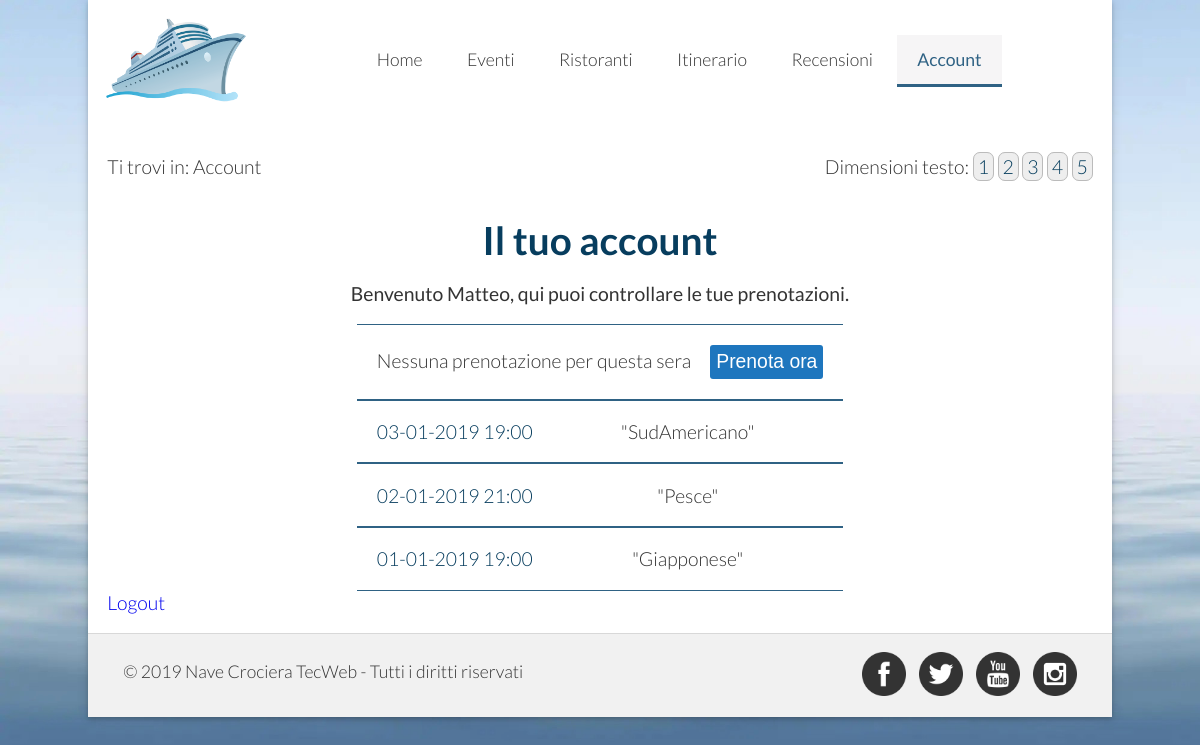
Page /account.php (signed in) on the committed database.
### tables this page shows
CREATE TABLE Prenotazioni (
	Utente INT,
	Ristorante INT,
	Data DATE,
	Turno ENUM('primo','secondo'),
	PRIMARY KEY (Utente,Ristorante,Data),
	FOREIGN KEY (Utente) REFERENCES Utenti(Id),
	FOREIGN KEY (Ristorante) REFERENCES Ristoranti(Id)
);

CREATE TABLE Ristoranti (
	Id INT PRIMARY KEY NOT NULL AUTO_INCREMENT,
	Nome VARCHAR(20) UNIQUE NOT NULL
);

### dbaccess.php (called while the page is built, shortened)
<?php
class DBAccess {
	public $connection;
	public function openDBConnection()
	{
		$this->connection = mysqli_connect(static::HOST_DB,static::USERNAME,static::PASSWORD,static::DATABASE_NAME);
		return ($this->connection);
	}
	public function getPrenotazioni($email) {
		if($this->connection)
		{
			$email = mysqli_real_escape_string($this->connection,$email);
			$query = "SELECT R.Nome AS Ristorante, P.Data AS Data, P.Turno AS Turno
			FROM Prenotazioni P,Utenti C,Ristoranti R
			WHERE P.Utente = C.Id AND P.Ristorante = R.Id AND C.Email = '$email'
			ORDER BY P.Data DESC";
			$result = mysqli_query($this->connection,$query);
			return $result;
		}
		else
			return false;
	}
}
?>

### account.php (the view, shortened to what this page needs)
<?php
require_once __DIR__ . DIRECTORY_SEPARATOR . "dbaccess.php";
$page_title="Il tuo <span xml:lang=\"en\">account";
if(!isset($_SESSION['email']))
{
  header('Location: login.php');
  die;
}
else
{
  $htmlPrenotazioni = array();
  $nome = $_SESSION["nome"];
  $email = $_SESSION["email"];
  $dbAccess = new DBAccess();
	$dbOpen = $dbAccess->openDBConnection();
  if($dbOpen)
  {
    $prenotazioni = $dbAccess->getPrenotazioni($email);
    $stampa = false;
    if(mysqli_num_rows($prenotazioni)>0)
    {
      $orarioLimite = "13:00:00";
      $row = mysqli_fetch_assoc($prenotazioni);
      if($row["Data"]!=date("Y-m-d")) {
        $htmlPrenotazioni[0] = '<div class="prenotazione">
                                   <p>Nessuna prenotazione per questa sera</p>';
        if(time()<=strtotime($orarioLimite)) {
        $htmlPrenotazioni[0] = $htmlPrenotazioni[0].'<form action = "ristoranti.php#breadcrumb">
                                     <div><input type="submit" name="submit" value="Prenota ora"/></div>
                                   </form>';
         }
         $htmlPrenotazioni[0] = $htmlPrenotazioni[0].'</div>';
         $stampa = true;
       }
       $i=1;
       do {
         if($stampa) {
         $ora = ($row["Turno"] == "primo") ? "19:00" : "21:00";
         $originalDate = $row["Data"];
         $newDate = date("d-m-Y", strtotime($originalDate));
         $htmlPrenotazioni[$i] = '<div class="prenotazione">
                                    <p class="dataP">'.$newDate.' '.$ora.'</p>
                                    <p>"'.$row["Ristorante"].'"</p>
                                  </div>';
         $i++;
         }
         else {
           $stampa = true;
         }
      } while($row = mysqli_fetch_assoc($prenotazioni));
    }
  }
  else
  {
      $page_title="Servizio non disponibile, ci scusiamo del disagio.";
  }
}
?>
<!DOCTYPE html PUBLIC "-//W3C//DTD XHTML 1.0 Strict//EN" "http://www.w3.org/TR/xhtml1/DTD/xhtml1-strict.dtd">
<html xmlns="http://www.w3.org/1999/xhtml" xml:lang="it" lang="it">
<head>
   <link type="text/css" rel="stylesheet" href="css/style.css" media="screen" />
   <link type="text/css" rel="stylesheet" href="css/max-768px.css" media="screen and (max-width:768px)" />
   <link type="text/css" rel="stylesheet" href="css/max-480px.css" media="handheld, screen and (max-width:480px), only screen and (max-device-width:480px)" />
   <link type="text/css" rel="stylesheet" href="css/stampa.css" media="print" />
</head>
<body>
   <div id="header">
      <img id="img_logo" src="img/ship.png" alt="Logo del sito" />
      <div id="nav">
         <div id="menu-content">
            <ul>
               <li><a href="home.php"><span xml:lang="en">Home</span></a></li>
               <li><a href="eventi.php">Eventi</a></li>
               <li><a href="ristoranti.php">Ristoranti</a></li>
               <li><a href="itinerario.php">Itinerario</a></li>
               <li><a href="recensioni.php">Recensioni</a></li>
               <li class="current_page"><span xml:lang="en">Account</span></li>
            </ul>
         </div>
      </div>
   </div>
   <div id="main">
     <div id="fixBanner">
       <p id="breadcrumb">Ti trovi in: <span xml:lang="en">Account</span></p>
      <div id="resize" class="clearfix">Dimensioni testo:
        <div>
          <a href="javascript: setFontSize(1)">1</a>
          <a href="javascript: setFontSize(2)">2</a>
          <a href="javascript: setFontSize(3)">3</a>
          <a href="javascript: setFontSize(4)">4</a>
          <a href="javascript: setFontSize(5)">5</a>
        </div>
      </div>
    </div>
     <div id="container_form">
         <h1 id="title"><?php echo $page_title?></span></h1>
         <?php
            echo "<h2>Benvenuto $nome, qui puoi controllare le tue prenotazioni.";
            echo "</h2>";
         ?>
        <div class="prenotazioni">
          <?php
            foreach ($htmlPrenotazioni as $p) {
              echo $p;
            }
          ?>
        </div>
        <p id="logout"><a href="logout.php"><span xml:lang="en">Logout</span></a></p>
     </div>
   </div>
   <div id="footer">
      <p>© 2019 Nave Crociera <span xml:lang="en">TecWeb</span> - Tutti i diritti riservati</p>
      <div>
         <a href="https://www.facebook.com/CostaCrociere"><img class="social" src="img/fb.png" xml:lang = "en" alt="Facebook"/></a>
         <a href="https://twitter.com/costacrociere"><img class="social" src="img/tw.png" xml:lang = "en" alt="Twitter"/></a>
         <a href="https://www.youtube.com/costacrociere"><img class="social" src="img/yt.png" xml:lang = "en" alt="YouTube"/></a>
         <a href="https://www.instagram.com/costacruisesofficial/"><img class="social" src="img/ig.png" xml:lang = "en" alt="Instagram"/></a>
      </div>
   </div>
  </body>
</html>

### css/style.css (style rules this page uses)
* { margin: 0; padding: 0; font-size: 1.0em; }
body { font-family: 'Lato', sans-serif; font-weight: 300; font-size: 110%; color: #333333; max-width: 1024px; margin: auto; background: #4c7398 url(../img/bg.jpg) no-repeat center top; background-size: 100% auto; box-shadow: 0 2px 4px 0 rgba(0,0,0,0.16), 0 2px 10px 0 rgba(0,0,0,0.12); }
#header, #main, #footer { display: block; background-color: white; }
a { text-decoration: none; }
#header { position: fixed; width: 100%; padding: 1em 0; max-width: 1024px; transition: 0.4s; z-index: 3; }
#img_logo { float: left; padding-left: 1em; width: 8em; transition: 0.4s; }
#nav { text-align: center; padding-top: 1em; }
#nav ul li { display: inline-block; padding: 0.8em 2% 0.8em 2%; }
#nav a { color: inherit; text-decoration: none; }
#nav li:hover, .current_page { border-bottom: 3px solid #2F6284; background-color: #f6f5f6; color: #2F6284; }
#nav .current_page { font-weight: 400; }
#main { padding: 1em; overflow: hidden; }
.clearfix::after { content: ""; clear: both; display: table; }
#container_form > h2 { text-align: center; font-weight: 400; padding: 1em; }
input, textarea, .rating { margin-top: 0.4em; margin-bottom: 0.7em; }
input[type=submit] { width: 100%; box-sizing: border-box; margin-top: 1.5em; background-color: #1E76BE; border: none; border-radius: 3px; color: #fff; cursor: pointer; padding: 0.7em; -webkit-appearance: none; }
#fixBanner { padding-top: 7em; padding-bottom: 1em; }
#title, #subtitle { text-align: center; font-size: 2em; }
#title { color: #073D5E; }
#breadcrumb { float: left; padding-bottom: 1em; }
#resize { visibility: hidden; text-align: right; }
#resize div { display: inline; }
#resize a { font-weight: 300; color: #053D5D; background-color: #eee; padding: 0.1em 0.2em 0.1em 0.2em; border: 1px solid #bbb; border-radius: 7px; }
.prenotazioni { display: table; margin: auto; }
.prenotazione { margin: auto; text-align: center; border-top: 1px solid #2F6284; border-bottom: 1px solid #2F6284; padding: 1em; }
.prenotazione p { display:inline-block; }
.prenotazione form { display:inline-block; }
.prenotazione input { margin: auto; width: auto; height: auto; padding: 0.3em; margin-left: 1em; }
.dataP { color: #073D5E; float: left; padding-right: 1em; }
#footer { border-top: 1px solid #d8d8d8; background-color: #f1f1f1; padding: 1em 2em; text-align: center; }
#footer p { padding-top: 0.5em; float: left; }
#footer div { text-align: right; }
#footer .social { cursor: pointer; padding-left: 1%; width: 2.5em; }

### css/max-768px.css (style rules this page uses)
#img_logo { display: none; }
#fixBanner { padding-top: 6em; padding-bottom: 0em; }
.row, #container_form { padding-top: 1em; }
#footer { padding: 1em; }
#footer p { font-size: 0.9em; float: none; padding-bottom: 1em; }
#footer div { text-align: center; }

### css/max-480px.css (style rules this page uses)
body { margin:0; padding:0; }
#img_logo { display: none; }
#header { padding: 0; }
#fixBanner { padding-top: 3em; padding-bottom: 0em; }
#breadcrumb { float: none; }
#resize { display: none; }
#nav { padding-top: 0em; background: #f6f5f6; color: #2F6284; font-size: 1.2em; text-align: left; }
#menu-content ul { list-style-type: none; padding: 0; }
#menu-content { max-height: 2.75em; overflow: hidden; }
#menu-content li { padding-left: 1em; font-weight: 400; }
#menu-content li:not(:first-child) { display: none; font-weight: 300; display: block; text-align: left; border: none; color: #F6F5F6; background-color: #434343; }
#menu-content li:hover, .current_page { border-bottom: none; }
.row, #container_form { padding-top: 1em; }
.prenotazione { padding-left: 0em; padding-right: 0em; }
.dataP { padding-right: 0.3em; }
.prenotazione input { margin-left: 0.3em; }
#footer { padding: 1em; }
#footer p { font-size: 0.9em; float: none; padding-bottom: 1em; }
#footer div { text-align: center; }

### css/stampa.css (style rules this page uses)
* { padding: 0; margin: 0; }
html, body { font-family: Georgia, 'Times New Roman', serif; text-align: center; }
#header, #footer, #small_header, #breadcrumb,#resize, #ship-facts .icon, #myModal, #backtoTop, #filter_bar, .event_cards button, #warning, .left, #login, #logout, #edit-form .tasti_form { display: none; }
#title, #subtitle { margin: 0.5em; }
#container_form h2 { font-size: 1em; }

### rows in the picture
prenotazioni: Data "03-01-2019", Turno "19:00"
ristoranti: Nome "SudAmericano"
prenotazioni: Data "02-01-2019", Turno "21:00"
ristoranti: Nome "Pesce"
prenotazioni: Data "01-01-2019", Turno "19:00"
ristoranti: Nome "Giapponese"

### other values in the picture
$nome "Matteo"
